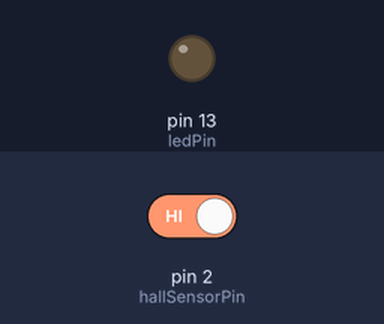
The sketch below on a simulated Arduino Uno, built with avr-gcc and run on an emulated ATmega328P. On the bench: output pins drawn as LEDs (lit = HIGH). The inputs (shaded band) are chosen by the test bench; at power-on: pin 2 (hallSensorPin) HIGH.

Above: at 1.2 s.
1.3 s: pin 2 (hallSensorPin) driven LOW
At 2.1 s:
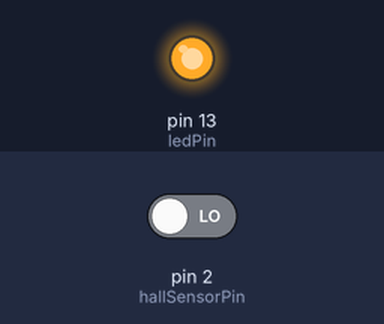
2.8 s: pin 2 (hallSensorPin) driven HIGH
At 3.2 s:
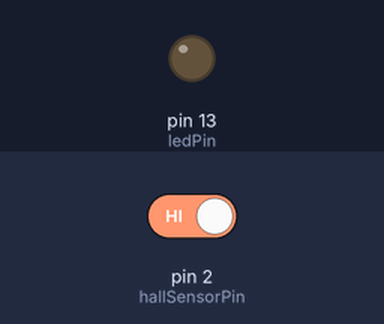
Timing chart, 0 to 5.8 s (numbered marks = the images above; inputs shaded):
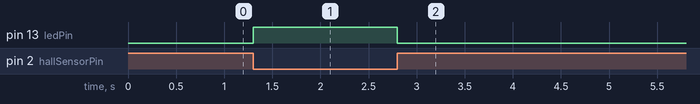

The sketch:

ANALOG_HALL.ino
```cpp
/*
 INSTITUTO FEDERAL DE GOIAS - IFG CAMPUS GOIANIA
 FUNÇÃO:O sensor reage na presença de um campo magnético.
 ESTAGIARIOS: RHAMON LUCAS V. COSTA e ISABELA R. DE OLIVEIRA
 DATA: 31/10/2022
 https://www.electronics-lab.com/project/using-hall-effect-sensor-arduino/
 */

int hallSensorPin = 2;    // define o pino do sensor
int ledPin =  13;   // ira ligar o led
int state = 0;

void setup() {
  pinMode(ledPin, OUTPUT);
  pinMode(hallSensorPin, INPUT);
}

void loop(){

  state = digitalRead(hallSensorPin);

  if (state == LOW) {
    digitalWrite(ledPin, HIGH);
  }
  else {
    digitalWrite(ledPin, LOW);
  }
}
```

Measured:
- after the input at 1.3 s, pin 13 (ledPin): LOW → HIGH at once
- after the input at 2.8 s, pin 13 (ledPin): HIGH → LOW at once
